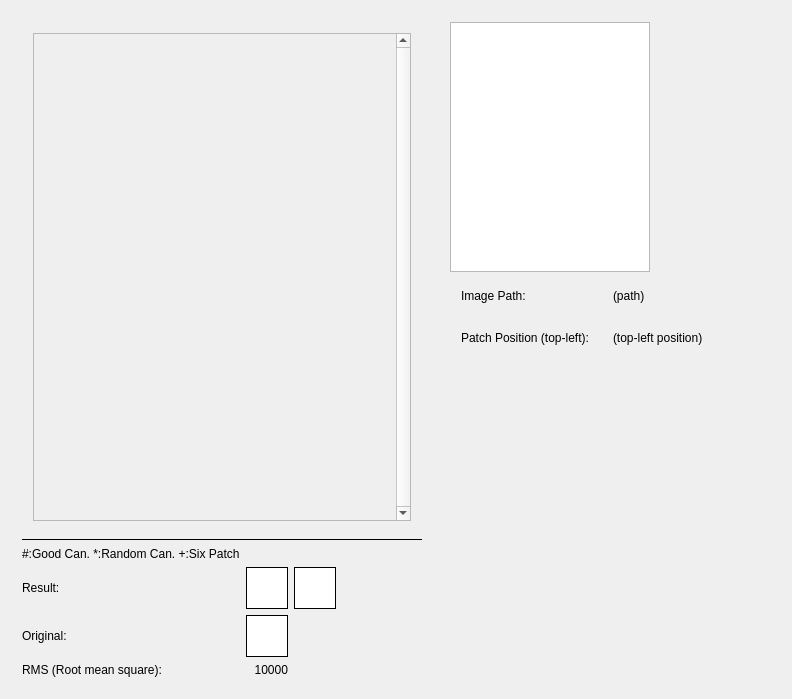
<?xml version="1.0" encoding="UTF-8"?>
<ui version="4.0">
 <class>windowcandidates</class>
 <widget class="QWidget" name="windowcandidates">
  <property name="geometry">
   <rect>
    <x>0</x>
    <y>0</y>
    <width>792</width>
    <height>699</height>
   </rect>
  </property>
  <property name="windowTitle">
   <string>Candidate Patch</string>
  </property>
  <layout class="QHBoxLayout" name="horizontalLayout">
   <item>
    <widget class="QWidget" name="widget" native="true">
     <property name="sizePolicy">
      <sizepolicy hsizetype="Expanding" vsizetype="Expanding">
       <horstretch>0</horstretch>
       <verstretch>0</verstretch>
      </sizepolicy>
     </property>
     <layout class="QGridLayout" name="gridLayout_2">
      <item row="5" column="0">
       <widget class="QLabel" name="label_3">
        <property name="text">
         <string>RMS (Root mean square):</string>
        </property>
       </widget>
      </item>
      <item row="4" column="0">
       <widget class="QLabel" name="lab_candidateID_2">
        <property name="text">
         <string>Original:</string>
        </property>
       </widget>
      </item>
      <item row="3" column="0">
       <widget class="QLabel" name="lab_candidateID">
        <property name="text">
         <string>Result:</string>
        </property>
       </widget>
      </item>
      <item row="1" column="0" colspan="4">
       <widget class="Line" name="line">
        <property name="frameShadow">
         <enum>QFrame::Plain</enum>
        </property>
        <property name="lineWidth">
         <number>1</number>
        </property>
        <property name="midLineWidth">
         <number>0</number>
        </property>
        <property name="orientation">
         <enum>Qt::Horizontal</enum>
        </property>
       </widget>
      </item>
      <item row="3" column="1">
       <widget class="QGraphicsView" name="grv_sourceCandidatePatchResult">
        <property name="sizePolicy">
         <sizepolicy hsizetype="Preferred" vsizetype="Preferred">
          <horstretch>0</horstretch>
          <verstretch>0</verstretch>
         </sizepolicy>
        </property>
        <property name="minimumSize">
         <size>
          <width>42</width>
          <height>42</height>
         </size>
        </property>
        <property name="maximumSize">
         <size>
          <width>42</width>
          <height>42</height>
         </size>
        </property>
        <property name="layoutDirection">
         <enum>Qt::LeftToRight</enum>
        </property>
        <property name="frameShape">
         <enum>QFrame::Box</enum>
        </property>
        <property name="frameShadow">
         <enum>QFrame::Plain</enum>
        </property>
        <property name="verticalScrollBarPolicy">
         <enum>Qt::ScrollBarAsNeeded</enum>
        </property>
        <property name="horizontalScrollBarPolicy">
         <enum>Qt::ScrollBarAsNeeded</enum>
        </property>
       </widget>
      </item>
      <item row="4" column="1">
       <widget class="QGraphicsView" name="grv_sourceOriginal">
        <property name="sizePolicy">
         <sizepolicy hsizetype="Preferred" vsizetype="Preferred">
          <horstretch>0</horstretch>
          <verstretch>0</verstretch>
         </sizepolicy>
        </property>
        <property name="minimumSize">
         <size>
          <width>42</width>
          <height>42</height>
         </size>
        </property>
        <property name="maximumSize">
         <size>
          <width>42</width>
          <height>42</height>
         </size>
        </property>
        <property name="layoutDirection">
         <enum>Qt::LeftToRight</enum>
        </property>
        <property name="frameShape">
         <enum>QFrame::Box</enum>
        </property>
        <property name="frameShadow">
         <enum>QFrame::Plain</enum>
        </property>
        <property name="verticalScrollBarPolicy">
         <enum>Qt::ScrollBarAsNeeded</enum>
        </property>
        <property name="horizontalScrollBarPolicy">
         <enum>Qt::ScrollBarAsNeeded</enum>
        </property>
       </widget>
      </item>
      <item row="5" column="1">
       <widget class="QLabel" name="lab_rms">
        <property name="text">
         <string>10000</string>
        </property>
        <property name="alignment">
         <set>Qt::AlignRight|Qt::AlignTrailing|Qt::AlignVCenter</set>
        </property>
       </widget>
      </item>
      <item row="3" column="2">
       <widget class="QGraphicsView" name="grv_targetCandidatePatchResult">
        <property name="sizePolicy">
         <sizepolicy hsizetype="Preferred" vsizetype="Preferred">
          <horstretch>0</horstretch>
          <verstretch>0</verstretch>
         </sizepolicy>
        </property>
        <property name="minimumSize">
         <size>
          <width>42</width>
          <height>42</height>
         </size>
        </property>
        <property name="maximumSize">
         <size>
          <width>42</width>
          <height>42</height>
         </size>
        </property>
        <property name="frameShape">
         <enum>QFrame::Box</enum>
        </property>
        <property name="frameShadow">
         <enum>QFrame::Plain</enum>
        </property>
        <property name="verticalScrollBarPolicy">
         <enum>Qt::ScrollBarAsNeeded</enum>
        </property>
        <property name="horizontalScrollBarPolicy">
         <enum>Qt::ScrollBarAsNeeded</enum>
        </property>
       </widget>
      </item>
      <item row="2" column="0">
       <widget class="QLabel" name="label_2">
        <property name="text">
         <string>#:Good Can. *:Random Can. +:Six Patch</string>
        </property>
       </widget>
      </item>
      <item row="0" column="0" colspan="4">
       <widget class="QWidget" name="widget_5" native="true">
        <property name="sizePolicy">
         <sizepolicy hsizetype="Expanding" vsizetype="Expanding">
          <horstretch>0</horstretch>
          <verstretch>0</verstretch>
         </sizepolicy>
        </property>
        <property name="minimumSize">
         <size>
          <width>400</width>
          <height>500</height>
         </size>
        </property>
        <property name="maximumSize">
         <size>
          <width>16777215</width>
          <height>16777215</height>
         </size>
        </property>
        <layout class="QGridLayout" name="gridLayout_5">
         <item row="0" column="0">
          <widget class="QScrollArea" name="scrollArea">
           <property name="verticalScrollBarPolicy">
            <enum>Qt::ScrollBarAlwaysOn</enum>
           </property>
           <property name="horizontalScrollBarPolicy">
            <enum>Qt::ScrollBarAlwaysOff</enum>
           </property>
           <property name="widgetResizable">
            <bool>true</bool>
           </property>
           <widget class="QWidget" name="scrollAreaWidgetContents">
            <property name="geometry">
             <rect>
              <x>0</x>
              <y>0</y>
              <width>363</width>
              <height>500</height>
             </rect>
            </property>
            <layout class="QGridLayout" name="gridLayout">
             <item row="0" column="0">
              <layout class="QVBoxLayout" name="vlo_candidatePatch"/>
             </item>
            </layout>
           </widget>
          </widget>
         </item>
        </layout>
       </widget>
      </item>
     </layout>
    </widget>
   </item>
   <item>
    <widget class="QWidget" name="widget_2" native="true">
     <layout class="QVBoxLayout" name="verticalLayout">
      <item>
       <widget class="QGraphicsView" name="grv_candidatePatchImage">
        <property name="minimumSize">
         <size>
          <width>200</width>
          <height>250</height>
         </size>
        </property>
        <property name="maximumSize">
         <size>
          <width>200</width>
          <height>250</height>
         </size>
        </property>
        <property name="verticalScrollBarPolicy">
         <enum>Qt::ScrollBarAlwaysOff</enum>
        </property>
        <property name="horizontalScrollBarPolicy">
         <enum>Qt::ScrollBarAlwaysOff</enum>
        </property>
       </widget>
      </item>
      <item>
       <widget class="QWidget" name="widget_3" native="true">
        <layout class="QGridLayout" name="gridLayout_3">
         <item row="0" column="1">
          <widget class="QLabel" name="lab_candidatePatchImagePath">
           <property name="text">
            <string>(path)</string>
           </property>
           <property name="wordWrap">
            <bool>true</bool>
           </property>
          </widget>
         </item>
         <item row="0" column="0">
          <widget class="QLabel" name="label">
           <property name="text">
            <string>Image Path:</string>
           </property>
          </widget>
         </item>
        </layout>
       </widget>
      </item>
      <item>
       <widget class="QWidget" name="widget_4" native="true">
        <layout class="QGridLayout" name="gridLayout_4">
         <item row="0" column="0">
          <widget class="QLabel" name="label_4">
           <property name="text">
            <string>Patch Position (top-left):</string>
           </property>
          </widget>
         </item>
         <item row="0" column="1">
          <widget class="QLabel" name="lab_candidatePatchPosition">
           <property name="text">
            <string>(top-left position)</string>
           </property>
          </widget>
         </item>
        </layout>
       </widget>
      </item>
      <item>
       <spacer name="verticalSpacer">
        <property name="orientation">
         <enum>Qt::Vertical</enum>
        </property>
        <property name="sizeHint" stdset="0">
         <size>
          <width>20</width>
          <height>40</height>
         </size>
        </property>
       </spacer>
      </item>
     </layout>
    </widget>
   </item>
  </layout>
 </widget>
 <layoutdefault spacing="6" margin="11"/>
 <resources/>
 <connections/>
</ui>
